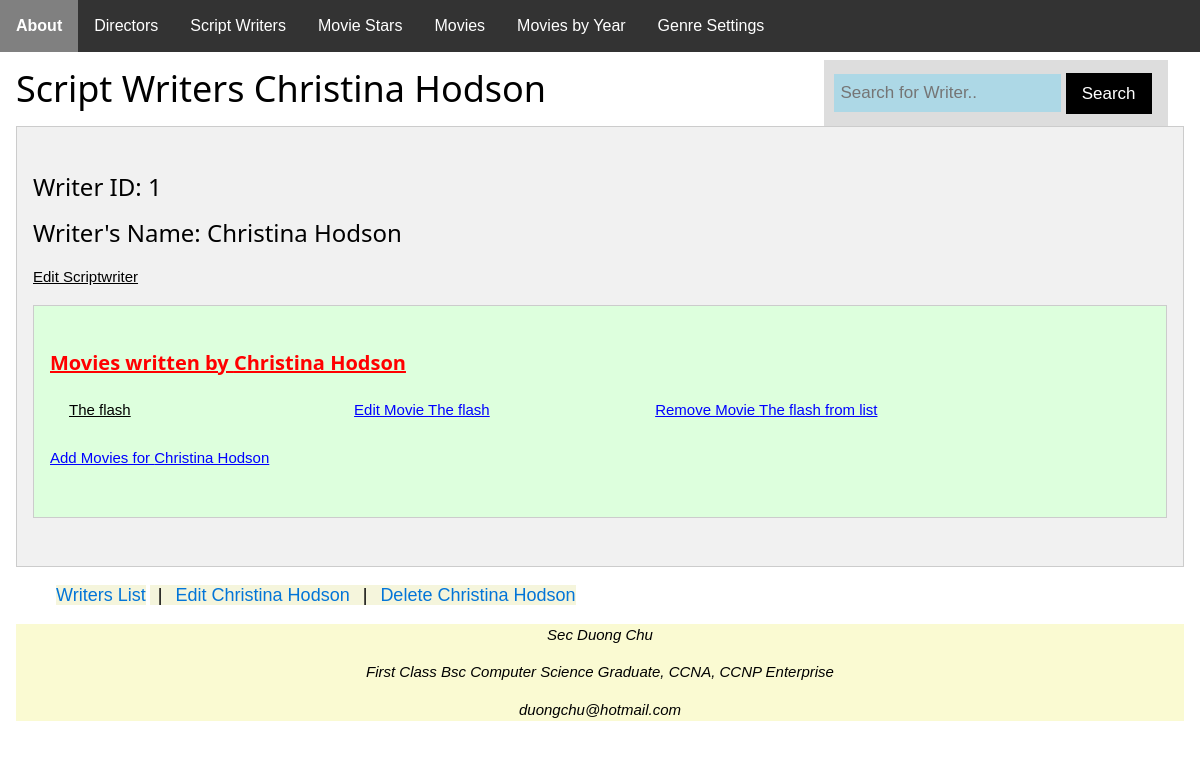
The app's page /writers/1 with its own data.
### app/models/models.py (models this page shows, shortened)
class writer(db.Model):
    Writer_ID = db.Column(db.Integer, primary_key=True)
    Writer_Name = db.Column(db.String(100), nullable=False)

class movie(db.Model):
    Movie_ID = db.Column(db.Integer, primary_key=True)
    Movie_Title = db.Column(db.String(100), nullable=False)
    Duration = db.Column(db.Integer, nullable=False)
    Year = db.Column(db.Integer, nullable=False)
    directed_movies = db.relationship('director', secondary=DirectedMovies, backref='movie')
    categories = db.relationship('genre', secondary=CategorizedMovie, backref='movie')
    cast = db.relationship('moviestar', secondary=MovieCast, backref='movie')
    moviescripts = db.relationship('writer', secondary=MovieScript, backref='movie')
    movie_rating = db.relationship('review', backref='movie')

### app/writers/routes.py (the view)
@writers_bp.route("/<int:Id>")
def writerDetails(Id):
    Writer = writer.query.get_or_404(Id)
    if request.args.get("action") == "add":
        flash(f"New Script Writer with Id {Id} has been added")
    elif request.args.get('action') == "edit":
        flash(f"Script Writer with Id {Id} has been sucessfully edited")
    return render_template("writers/writer_details.html", writer=Writer)

### app/templates/writers/writer_details.html (shortened to what this page needs)
{% extends "base.html" %}
{% block content %}
	<div class="search-container">
		<form method="post" action="{{ url_for('writers.search') }}">
			<input id="text" type="text" placeholder="Search for Writer.." name="keyword">
			<button class="w3-button w3-black" type="submit">Search</button>
		</form>
	</div>
<h1> Script Writers {{ writer.Writer_Name  }} </h1>
  {% set messages = get_flashed_messages() %}
	<span id="delete">
		<div class="w3-container w3-light-grey w3-teal w3-border w3-padding-32">
				<h3> Writer ID: {{ writer.Writer_ID }} </h1>
				<h3> Writer's Name: {{ writer.Writer_Name }} </h3>
				<p> <a href="{{ url_for('writers.editwriter', Id=writer.Writer_ID) }}"> Edit Scriptwriter </a> </p>
				{% set count = namespace(value=0) %}
				<div class="w3-panel w3-padding-32 w3-pale-green w3-teal w3-border">
					<h4 class="header"> Movies written by {{ writer.Writer_Name }}</h4>
						{% if writer.movie|length == 0 %}
							<p>Currently there are no movies written by  {{ writer.Writer_Name }} </p>
						{% else %}
							<ul class="w3-ul">
								<table class="tabledata">
									{% for _movie in writer.movie %}
									{% set count.value = count.value + 1 %}
									{% set rowid = 'row' + count.value|string %}
									<tr id="{{ rowid }}">
											<td><li><a href="{{ url_for('movies.movieDetails',Id=_movie.Movie_ID) }}">
												{{ _movie.Movie_Title }}</a></li></td>
											<td><a class="alink" href="{{ url_for('movies.editMovie',Id=_movie.Movie_ID) }}">
											Edit Movie {{ _movie.Movie_Title }} </a></td>
											<td><a class="alink" href="#"
											onclick="deleteAndHideRow('{{ rowid }}',
										'{{ url_for('writers.removeMovie',Id=writer.Writer_ID, movieId=_movie.Movie_ID) }}'
										,'{{ writer.Writer_Name }}','{{ _movie.Movie_Title }}')">
											Remove Movie {{ _movie.Movie_Title }} from list</a></td>
										</tr>
									{% endfor %}
								</table>
							</ul>
						{% endif %}
						<p><a class="alink" href="{{ url_for('writers.addMovie', Id=writer.Writer_ID) }}">
						Add Movies for {{ writer.Writer_Name }}</a></p>
				</div>
		</div>
 <ul class="breadcrumb">
  <li><a href="{{ url_for('writers.index', page=1) }}">Writers List</a></li>
  <li><a href="{{ url_for('writers.editwriter', Id=writer.Writer_ID) }}">
  Edit {{ writer.Writer_Name }} </a></li>
    <li><a href="#" onclick="deleteEntity('delete','{{ url_for('writers.delete',Id=writer.Writer_ID) }}','{{ writer.Writer_Name }}')">
  Delete {{ writer.Writer_Name }} </a></li>
</ul>
</span>
{% endblock %}

### app/static/common.css (style rules this page uses)
html { box-sizing:border-box }
*,*:before,*:after { box-sizing:inherit }
html { -ms-text-size-adjust:100%;-webkit-text-size-adjust:100% }
body { margin:0 }
button,input,select,textarea,optgroup { font:inherit;margin:0 }
button,input { overflow:visible }
button,select { text-transform:none }
button,[type=button],[type=reset],[type=submit] { -webkit-appearance:button }
html,body { font-family:Verdana,sans-serif;font-size:15px;line-height:1.5 }
html { overflow-x:hidden }
h1 { font-size:36px }
h3 { font-size:24px }
h4 { font-size:20px }
h1,h2,h3,h4,h5,h6 { font-family:"Segoe UI",Arial,sans-serif;font-weight:400;margin:10px 0 }
.w3-btn,.w3-button { border:none;display:inline-block;padding:8px 16px;vertical-align:middle;overflow:hidden;text-decoration:none;color:inherit;background-color:inherit;text-align:center;cursor:pointer;white-space:nowrap }
.w3-btn,.w3-button { -webkit-touch-callout:none;-webkit-user-select:none;-khtml-user-select:none;-moz-user-select:none;-ms-user-select:none;user-select:none }
.w3-ul { list-style-type:none;padding:0;margin:0 }
.w3-ul li { padding:8px 16px;border-bottom:1px solid #ddd }
.w3-ul li:last-child { border-bottom:none }
.w3-container:after,.w3-container:before,.w3-panel:after,.w3-panel:before,.w3-row:after,.w3-row:before,.w3-row-padding:after,.w3-row-padding:before, .w3-cell-row:before,.w3-cell-row:after,.w3-clear:after,.w3-clear:before,.w3-bar:before,.w3-bar:after { content:"";display:table;clear:both }
.w3-container,.w3-panel { padding:0.01em 16px }
.w3-panel { margin-top:16px;margin-bottom:16px }
.w3-border { border:1px solid #ccc!important }
.w3-padding-32 { padding-top:32px!important;padding-bottom:32px!important }
.w3-teal,.w3-hover-teal:hover { color:#fff!important;background-color:#009688!important }
.w3-black,.w3-hover-black:hover { color:#fff!important;background-color:#000!important }
.w3-light-grey,.w3-hover-light-grey:hover,.w3-light-gray,.w3-hover-light-gray:hover { color:#000!important;background-color:#f1f1f1!important }
.w3-pale-green,.w3-hover-pale-green:hover { color:#000!important;background-color:#ddffdd!important }

### app/static/style.css (style rules this page uses)
body { font-family: Arial, Helvetica, sans-serif; }
ul.breadcrumb li { display: inline; font-size: 18px; background-color: Beige; font-weight: normal; }
ul.breadcrumb li+li:before { padding: 8px; color: black; content: "|"; }
ul.breadcrumb li a { color: #0275d8; text-decoration: none; font-size: 18px; font-weight: normal; }
input[type=text], [type=number], [type=select] { width: 100%; padding: 12px 20px; margin: 8px 0; box-sizing: border-box; border: 1px solid #555; outline: none; }
input[type=text], [type=number], [type=select]:focus { background-color: lightblue; }
.search-container { float: right; padding: 6px 10px; margin-top: 8px; margin-right: 16px; background: #ddd; font-size: 17px; border: none; cursor: pointer; }
#text { padding: 6px; margin-top: 8px; font-size: 17px; border: none; background-color: light-blue; width: 70%; }
.header { color: red; text-decoration: underline; font-weight: bold; }
.alink { color: blue; }
.tabledata td { width: 25%; }

### records on screen
writer: Writer_Name "Christina Hodson", Writer_ID "1"
movie: Movie_Title "The flash"
